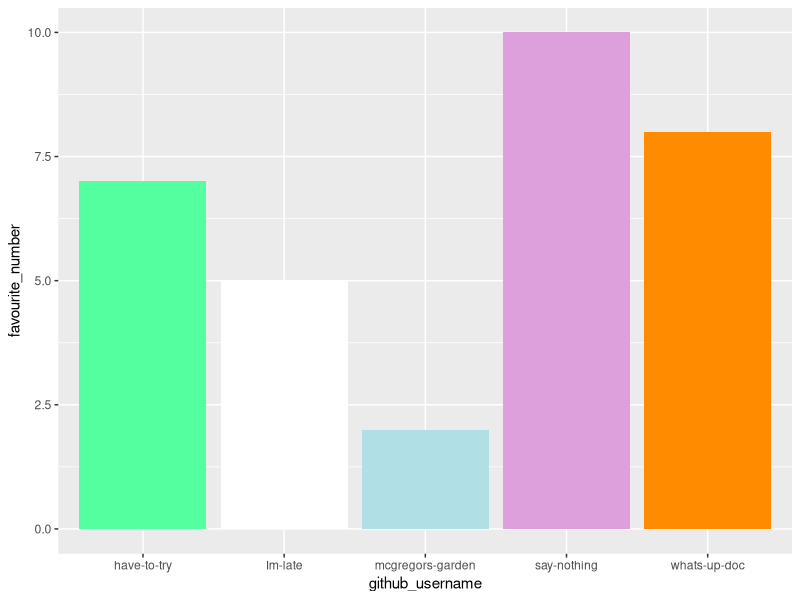
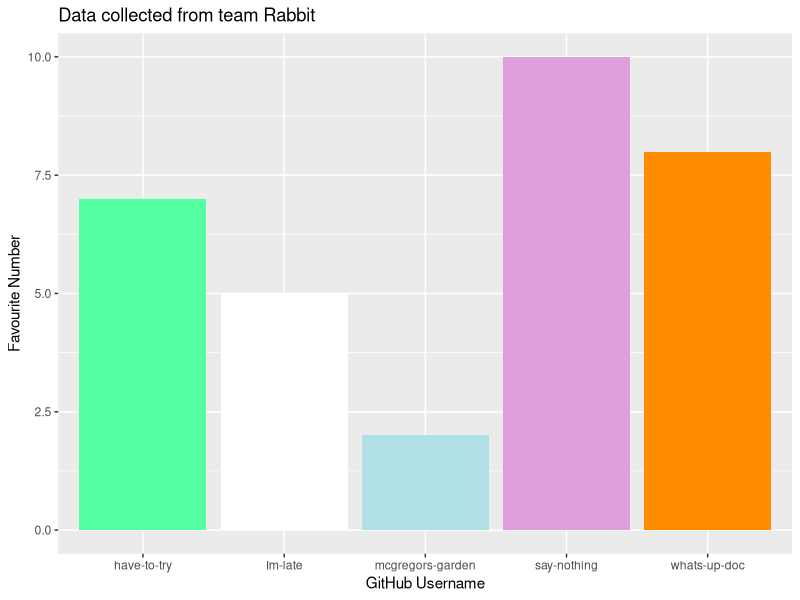
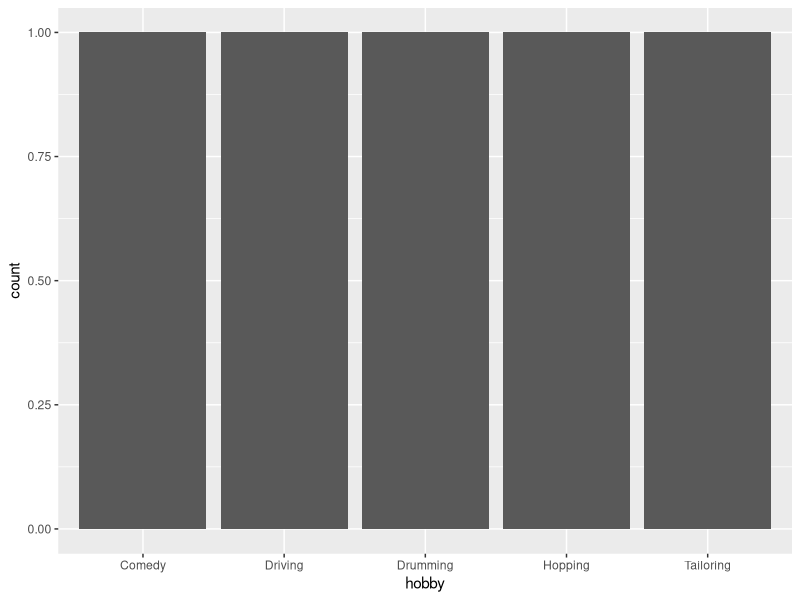

Write the R code that produced these figures, in order.
library(tidyverse) 

team_data <- tibble(
  name = c("Peter Rabbit", "Bugs Bunny", "White Rabbit", 
           "Judy Hopps", "Thumper"),
  github_username = c("mcgregors-garden", "whats-up-doc", "Im-late", 
                      "have-to-try", "say-nothing"), 
  colour = c("powderblue", "darkorange", "white", 
             "seagreen1", "plum"),
  hobby = c("Hopping", "Comedy", "Tailoring", 
            "Driving", "Drumming"),
  favourite_number = c(2, 8, 5, 7, 10)
)

team_data

p1 <- ggplot(data = team_data, 
             mapping = aes(x = github_username, 
                           y = favourite_number,
                           fill = colour), 
) +
  geom_col() +
  scale_fill_identity()
p1

p1 + labs(x = "GitHub Username", 
          y = "Favourite Number",
          title = "Data collected from team Rabbit")

p2 <- ggplot(team_data, aes(x = hobby)) +
  geom_bar()
p2

